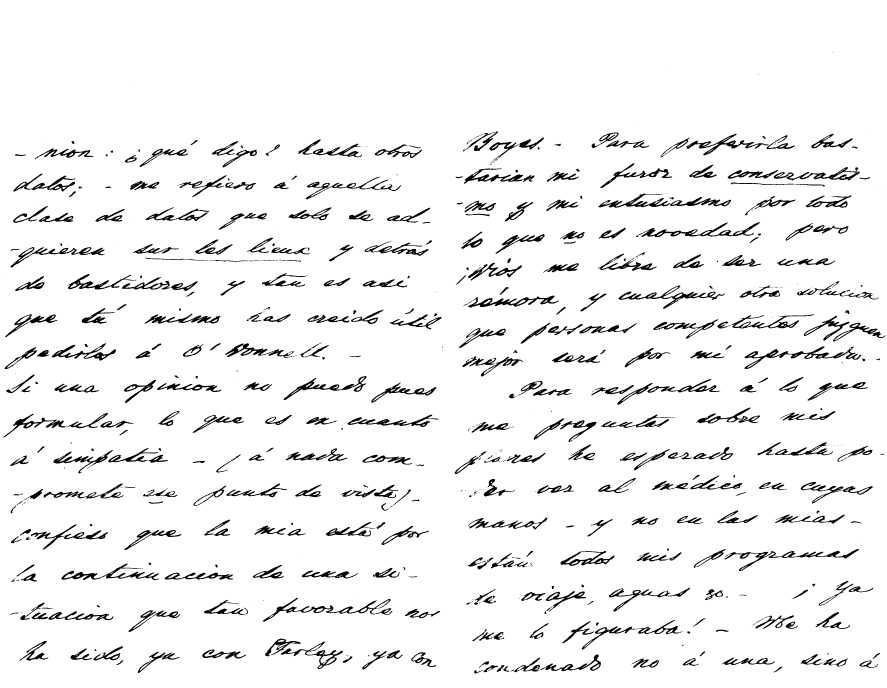
#> input picture 0003_sin_escudo_met_0_vec_0_sig_0_thr_0.png, 3546 x 2752 px, given in place of IMG_0001.png, which was not available (shown at 1/4 size)
$ python bin_test.py
#> lines starting #> are read from the running program, lines starting #| are printed output that depends on the picture; after the words box and inside, x2 and y2 are one past the last pixel; in counts of white or black regions, pixels touching at a corner belong together; pictures that were not available may be replaced by others from this repository, and a replacement may not be noted
### tfg_material/Umbralizacion.py
import cv2
from enum import Enum


class Umbralizacion:
    class MetodoUmbralizado(Enum):
        otsu = 0
        fixed = 1
        adaptive = 2

    @staticmethod
    def umbralizar_imagen(imagen_grises, metodo_umbralizar, umbral=180):
        imagen_umbralizada = imagen_grises

        if metodo_umbralizar == Umbralizacion.MetodoUmbralizado.otsu:
            ret, imagen_umbralizada = cv2.threshold(imagen_grises, 0, 255, cv2.THRESH_BINARY + cv2.THRESH_OTSU)
        elif metodo_umbralizar == Umbralizacion.MetodoUmbralizado.fixed:
            ret, imagen_umbralizada = cv2.threshold(imagen_grises, umbral, 255, cv2.THRESH_BINARY)
        elif metodo_umbralizar == Umbralizacion.MetodoUmbralizado.adaptive:
            imagen_umbralizada = cv2.adaptiveThreshold(imagen_grises, 255, cv2.ADAPTIVE_THRESH_GAUSSIAN_C, cv2.THRESH_BINARY, 11, 2)

        return imagen_umbralizada

### tfg_material/bin_test.py
import cv2
import os
from paths import path_to_imgs
from tfg_material.Umbralizacion import Umbralizacion


def do_nothing(x):
    pass

# file = path_to_imgs + '1823-L119.M3/117/IMG_0001.png'
file = path_to_imgs + '1863-L119.M13/107/IMG_0001.png'
# file = path_to_imgs + '1883-L119.M29/31/IMG_0001.png'
# file = 'C:/Users/Mike/Documents/memoria_tfg/Figuras/capitulo4_pasos_ocr/img_hist_otsu_contrast.png'
img = cv2.imread(file)
#> img is the input picture: shape (2752, 3546, 3); 94.4% white; 697 black regions (252 under 20 px), largest, box (x1, y1, x2, y2) and area: (2978, 1386, 3446, 1476) 7107, (1051, 2391, 1570, 2486) 6568, (2544, 888, 3041, 949) 6358
nombre = os.path.splitext(os.path.basename(file))[0]

cv2.namedWindow('image_window', cv2.WINDOW_NORMAL)
cv2.namedWindow('control_window', cv2.WINDOW_OPENGL)

METHODLABEL = '1:OTSU-2:FIX-3:ADAP'

cv2.createTrackbar('Vecinity width', 'control_window', 0, 10, do_nothing)
#> slider 'Vecinity width' is set to 3
cv2.createTrackbar('Vecinity height', 'control_window', 0, 10, do_nothing)
#> slider 'Vecinity height' is set to 3
cv2.createTrackbar('Sigma X', 'control_window', 0, 100, do_nothing)
#> slider 'Sigma X' is set to 33
cv2.createTrackbar('Sigma Y', 'control_window', 0, 100, do_nothing)
#> slider 'Sigma Y' is set to 33
cv2.createTrackbar(METHODLABEL, 'control_window', 0, 2, do_nothing)
#> slider '1:OTSU-2:FIX-3:ADAP' is set to 1
cv2.createTrackbar('Bin Threshold', 'control_window', 0, 255, do_nothing)
#> slider 'Bin Threshold' is set to 85
cv2.createTrackbar('SWITCH', 'control_window', 0, 1, do_nothing)
#> slider 'SWITCH' is set to 1

gray_img = cv2.cvtColor(img, cv2.COLOR_BGR2GRAY)
filtered_img = gray_img
bin_img = Umbralizacion.umbralizar_imagen(filtered_img, Umbralizacion.MetodoUmbralizado.fixed, 180)
#> in umbralizar_imagen, `ret, imagen_umbralizada = cv2.threshold(imagen_grises, umbral, 255, cv..`: ret = 180

while 1:
    cv2.imshow('image_window', bin_img)

    vec_w = cv2.getTrackbarPos('Vecinity width', 'control_window')
    vec_h = cv2.getTrackbarPos('Vecinity height', 'control_window')
    sigX = cv2.getTrackbarPos('Sigma X', 'control_window')
    sigY = cv2.getTrackbarPos('Sigma Y', 'control_window')
    method = cv2.getTrackbarPos(METHODLABEL, 'control_window')
    threshold = cv2.getTrackbarPos('Bin Threshold', 'control_window')
    switch = cv2.getTrackbarPos('SWITCH', 'control_window')

    method_enum = Umbralizacion.MetodoUmbralizado(method)

    kernel = (vec_w*2 + 1, vec_h*2 + 1)
    if switch == 1:
        filtered_img = cv2.GaussianBlur(gray_img, kernel, sigX)
        bin_img = Umbralizacion.umbralizar_imagen(filtered_img, method_enum, threshold)
#> call 2 of umbralizar_imagen, with umbral = 85
#> in umbralizar_imagen (call 2), `ret, imagen_umbralizada = cv2.threshold(imagen_grises, umbral, 255, cv..`:
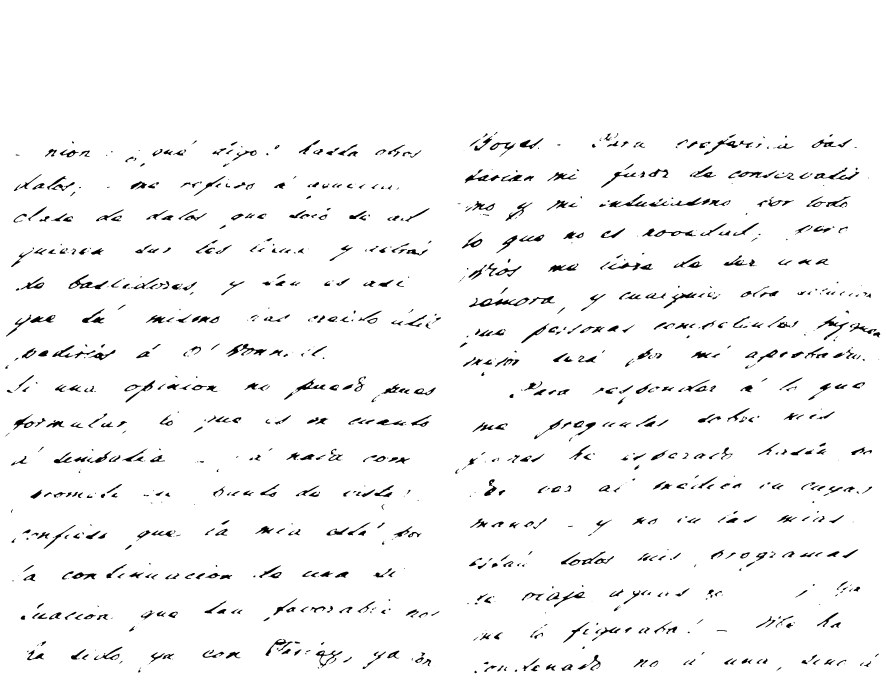
#> imagen_umbralizada: shape (2752, 3546) (shown at 1/4 size); 96.6% white; 1153 black regions (214 under 20 px), largest, box (x1, y1, x2, y2) and area: (1875, 1190, 2118, 1229) 2931, (274, 1097, 434, 1157) 2299, (3266, 1265, 3396, 1361) 1905
#> in umbralizar_imagen (call 2), `ret, imagen_umbralizada = cv2.threshold(imagen_grises, umbral, 255, cv..`: ret = 85

    k = cv2.waitKey(1) & 0xFF
#> (key Esc is pressed here)
    if k == 27:
        break
    elif k == 9:  # TAB key
        filestring = '../%s_met_%d_vec_%d_sig_%d_thr_%d.png' % (nombre, method, vec_w, sigX, threshold)
        # cv2.imwrite(filestring, bin_img)

cv2.destroyAllWindows()

$ run again, on IMG_0003_met_2_vec_2_sig_0_thr_0.png
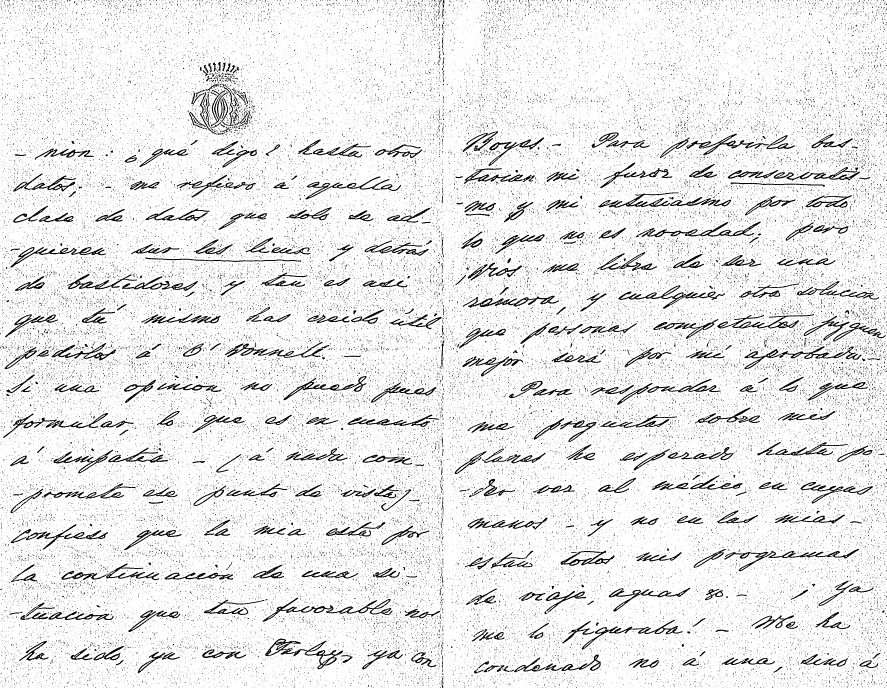
#> input picture IMG_0003_met_2_vec_2_sig_0_thr_0.png, 3546 x 2752 px, given in place of IMG_0001.png, which was not available (shown at 1/4 size)
#> img is the input picture: shape (2752, 3546, 3); 91.5% white; 72666 black regions (71527 under 20 px), largest, box (x1, y1, x2, y2) and area: (1050, 2391, 1570, 2487) 6579, (2977, 1385, 3446, 1477) 6314, (1061, 2554, 1372, 2677) 6302
#> ret = 180
#> in umbralizar_imagen (call 2), `ret, imagen_umbralizada = cv2.threshold(imagen_grises, umbral, 255, cv..`:
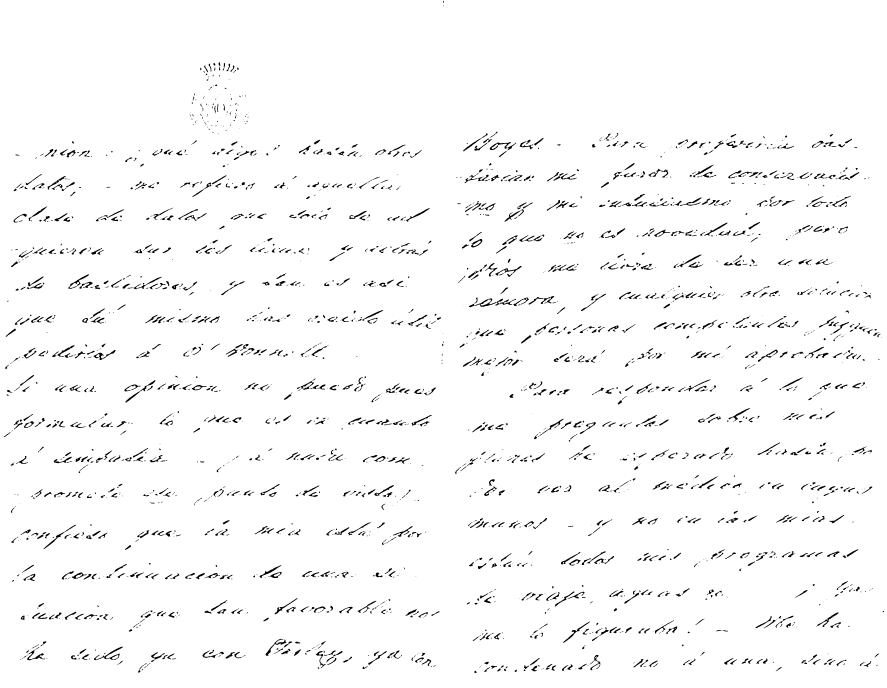
#> imagen_umbralizada: shape (2752, 3546) (shown at 1/4 size); 97.4% white; 2478 black regions (857 under 20 px), largest, box (x1, y1, x2, y2) and area: (1899, 1194, 2064, 1227) 1395, (376, 2587, 492, 2641) 1070, (502, 1521, 622, 1610) 843
#> ret = 85

$ run again, on Narciso1_met_1_vec_0_sig_0_thr_143.png
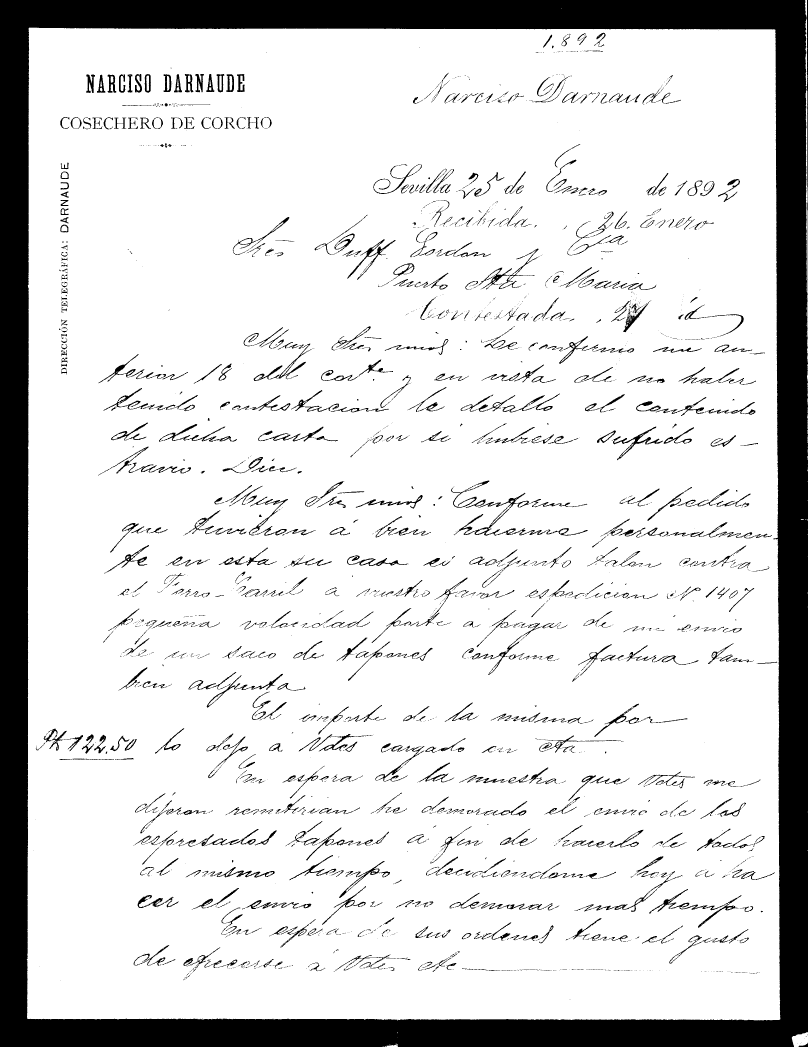
#> input picture Narciso1_met_1_vec_0_sig_0_thr_143.png, 2424 x 3140 px, given in place of IMG_0001.png, which was not available (shown at 1/3 size)
#> img is the input picture: shape (3140, 2424, 3); 84.7% white; 2917 black regions (1982 under 20 px), largest, box (x1, y1, x2, y2) and area: (0, 0, 2424, 3140) 921918, (1948, 2667, 2225, 2784) 2734, (1435, 746, 1619, 868) 2104
#> ret = 180
#> in umbralizar_imagen (call 2), `ret, imagen_umbralizada = cv2.threshold(imagen_grises, umbral, 255, cv..`:
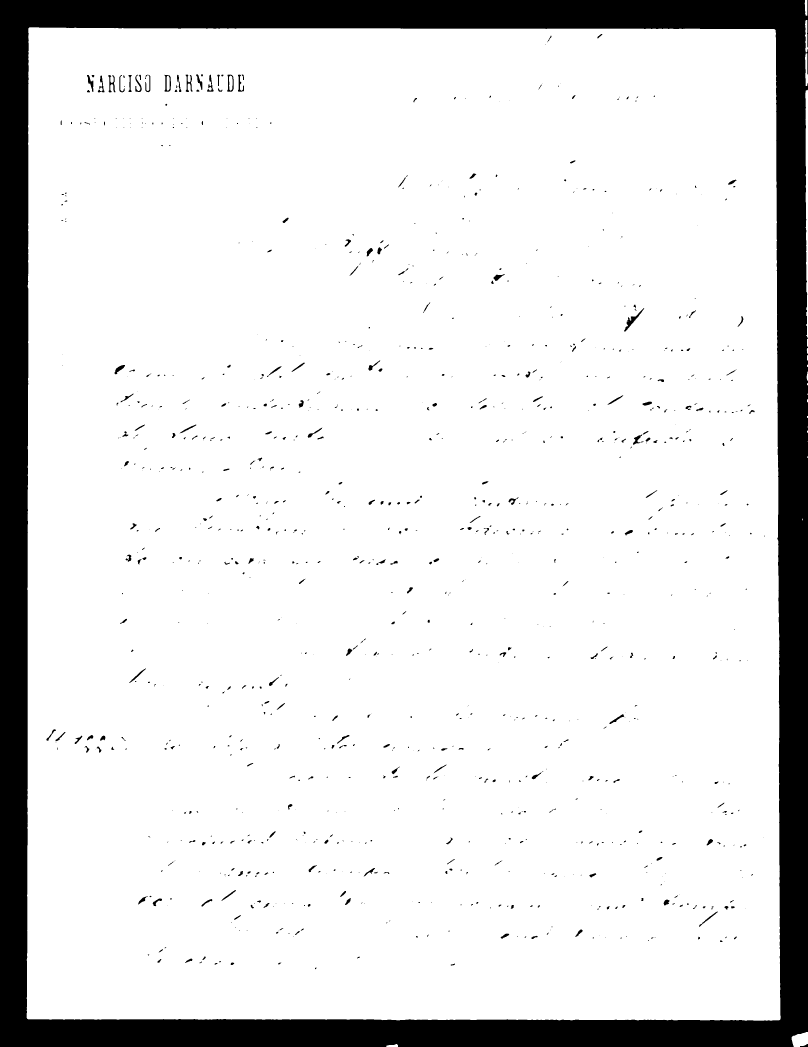
#> imagen_umbralizada: shape (3140, 2424) (shown at 1/3 size); 87.5% white; 1087 black regions (631 under 20 px), largest, box (x1, y1, x2, y2) and area: (0, 0, 2424, 3140) 910374, (1872, 924, 1933, 995) 781, (325, 225, 346, 277) 444
#> ret = 85

$ run again, on Narciso2_met_1_vec_0_sig_0_thr_134.png
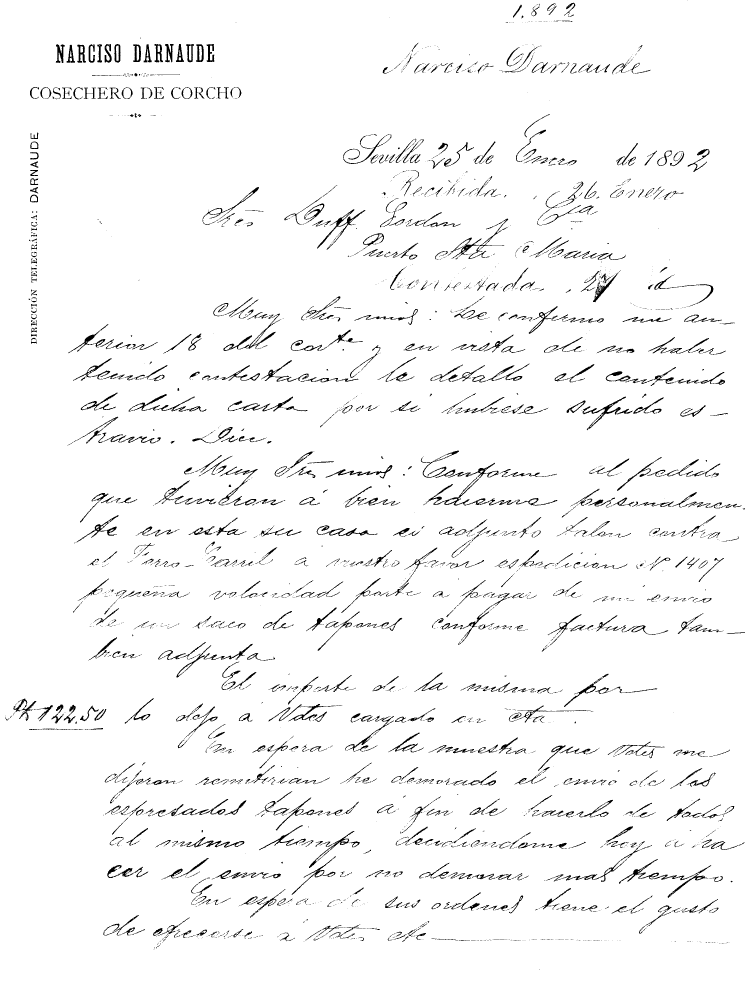
#> input picture Narciso2_met_1_vec_0_sig_0_thr_134.png, 2233 x 2960 px, given in place of IMG_0001.png, which was not available (shown at 1/3 size)
#> img is the input picture: shape (2960, 2233, 3); 96.5% white; 3397 black regions (2399 under 20 px), largest, box (x1, y1, x2, y2) and area: (1344, 656, 1525, 778) 1980, (1270, 1432, 1456, 1517) 1939, (1748, 1190, 1898, 1291) 1902
#> ret = 180
#> in umbralizar_imagen (call 2), `ret, imagen_umbralizada = cv2.threshold(imagen_grises, umbral, 255, cv..`:
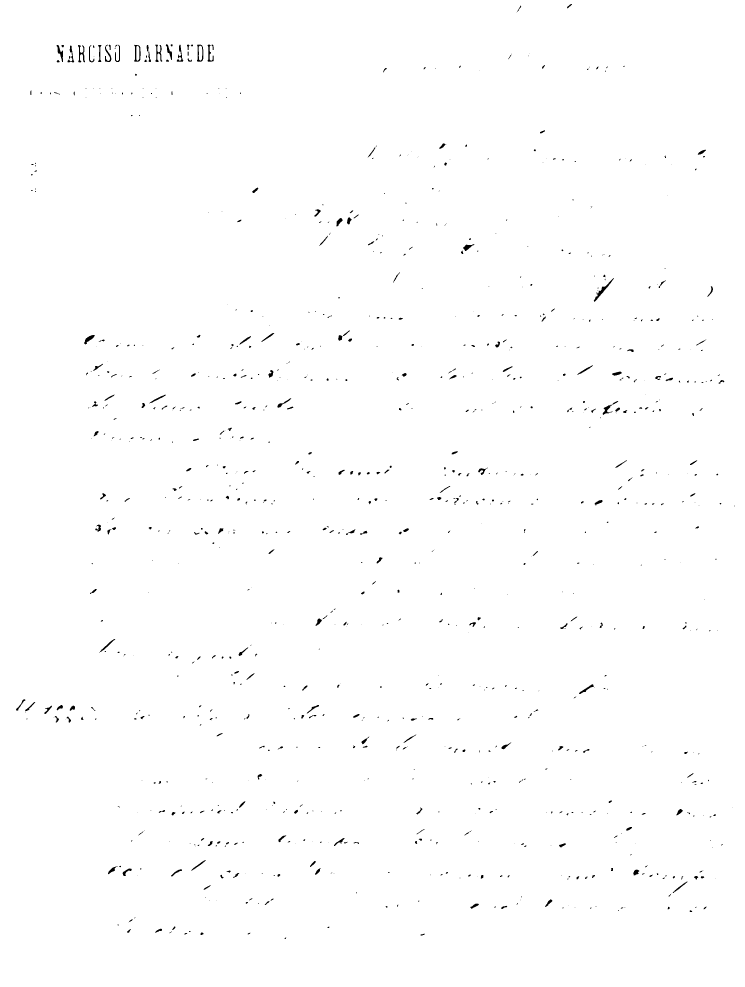
#> imagen_umbralizada: shape (2960, 2233) (shown at 1/3 size); 99.4% white; 1022 black regions (588 under 20 px), largest, box (x1, y1, x2, y2) and area: (1781, 834, 1842, 905) 633, (234, 135, 255, 187) 437, (402, 134, 422, 185) 431
#> ret = 85
